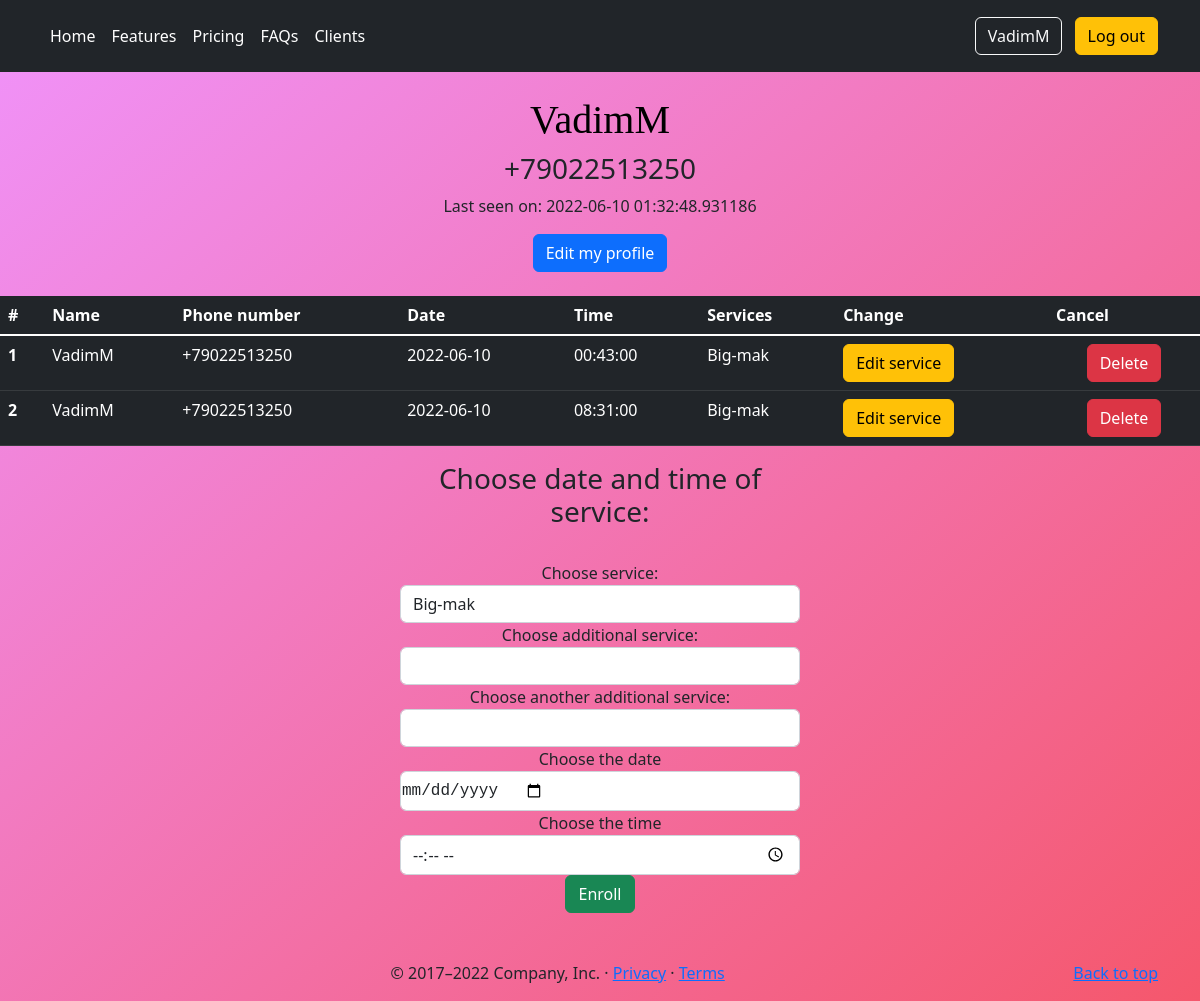
Page /user/VadimM (signed in) on the earlier database version.
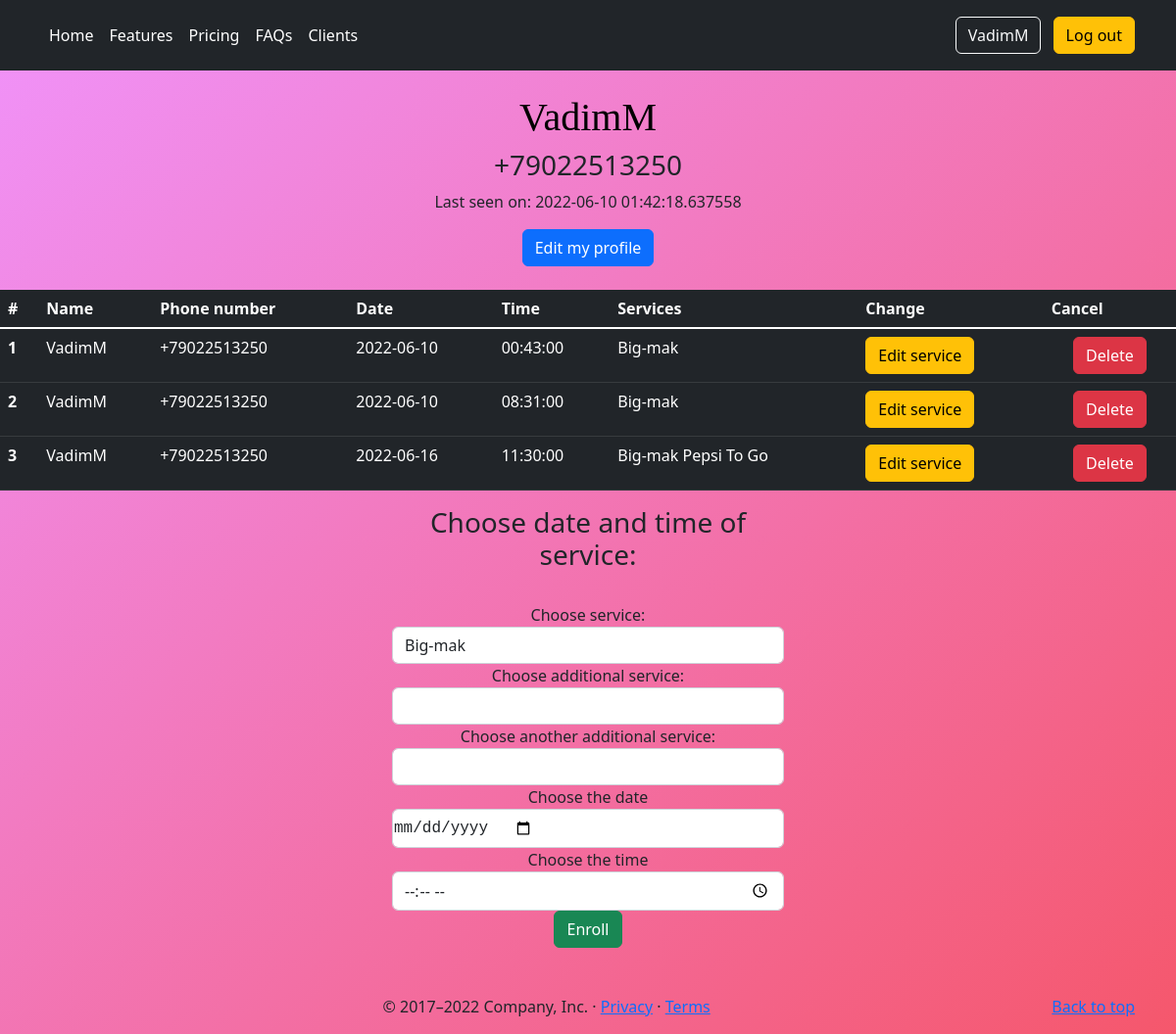
Same page on the later database version.
### app/models.py (models this page shows, shortened)
class User(UserMixin, db.Model):
    __tablename__ = 'user'
    id = db.Column(db.Integer, primary_key=True)
    username = db.Column(db.String(64), index=True, unique=True)
    phone_number = db.Column(db.String(120), index=True, unique=True)
    password_hash = db.Column(db.String(128))
    about_me = db.Column(db.String(140))  # TODO does this really need
    last_seen = db.Column(db.DateTime, default=datetime.now)
    services = db.relationship('Service', backref='client', lazy='dynamic')

class Service(db.Model):
    __tablename__ = 'service'
    id = db.Column(db.Integer, primary_key=True)
    service1 = db.Column(db.String(60), index=True, nullable=False)
    service2 = db.Column(db.String(60), index=True)
    service3 = db.Column(db.String(60), index=True)
    service_date = db.Column(db.Date, index=True, nullable=False)  # TODO service date\time
    service_time = db.Column(db.Time, index=True, nullable=False)
    user_id = db.Column(db.Integer, db.ForeignKey('user.id'))

### app/routes.py (the view)
@app.route('/user/<username>', methods=['GET', 'POST'])
@login_required
def user(username):
    form = Services()
    user = User.query.filter_by(username=username).first()
    services = Service.query.filter_by(user_id=user.id)
    return render_template('user.html', user=user, title=username, form=form, services=services)

### app/forms.py
class Services(FlaskForm):
    service1 = SelectField('Choose service:', choices=['Big-mak', 'Chicken Burger', 'Cheeseburger'])
    service2 = SelectField('Choose additional service:', choices=['', 'Coke-cola', 'Pepsi', 'Fanta'],
                           validate_choice=False)
    service3 = SelectField('Choose another additional service:', choices=['', 'At the place', 'To Go', 'Delivery'],
                           validate_choice=False)
    service_date = DateField('Choose the date', validators=[InputRequired()],
                             format='%Y-%m-%d', render_kw={"min": datetime.now().date()})
    service_time = TimeField('Choose the time', validators=[InputRequired()],
                             format='%H:%M', render_kw={"min": '10:00', 'max': '20:00', 'step': '1800'})
    submit = SubmitField('Enroll', render_kw={'class': 'btn btn-info'})

### app/models.py (called while the page is built)
@login.user_loader
def load_user(id):
    return User.query.get(int(id))

### app/routes.py (called while the page is built)
@app.before_request
def before_request():
    if current_user.is_authenticated:
        current_user.last_seen = datetime.today()
        db.session.commit()

### app/templates/user.html (shortened to what this page needs)
{% extends "base.html" %}
{% import "bootstrap/wtf.html" as wtf %}
{% block body %}
<head>
</head>
<body>
<main>
    <br>
    <tr>
        <td>
            {% if user == current_user %}
            <h1>{{ user.username }}</h1>
            {% endif %}
            {% if user.phone_number %}<h3>{{ user.phone_number }}</h3>{% endif %}
            {% if user.last_seen %}<p>Last seen on: {{ user.last_seen }}</p>{% endif %}
            <a type="button" class="btn btn-primary" href="{{ url_for('edit_profile') }}">Edit my profile</a>
        </td>
    </tr>
    <br><br>
    <table class="table table-dark">
        <thead>
        <tr>
            <th scope="col">#</th>
            <th scope="col">Name</th>
            <th scope="col">Phone number</th>
            <th scope="col">Date</th>
            <th scope="col">Time</th>
            <th scope="col">Services</th>
            <th scope="col">Change</th>
            <th scope="col">Cancel</th>
        </tr>
        </thead>
        <tbody class="table-group-divider">
        {% for service in services %}
        <tr>
            {% if user == current_user %}
            <th scope="row">{{ service.id }}</th>
            <td>{{ user.username }}</td>
            <td>{{ user.phone_number }}</td>
            <td>{{ service.service_date }}</td>
            <td>{{ service.service_time }}</td>
            <td>{{ service.service1 }} {{ service.service2 }} {{ service.service3 }}</td>
            <td><a type="button" class="btn btn-warning" href="{{ url_for('edit_service', service_id=service.id ) }}">Edit service</a>
            <td><form action="{{ url_for('delete_service', service_id=service.id) }}" method=post>
                <input type=submit class="btn btn-danger" value="Delete"></form></td>
            {% endif %}
        </tr>
        {% endfor %}
        </tbody>
    </table>
    <form action="{{ url_for('add_service') }}" method="post">
        <h3><label>Choose date and time of service:</label></h3><br>
        {{ wtf.quick_form(form, button_map={'submit': 'success'}) }}
    </form>
    <br><br>
</main>
</body>
{% endblock %}

### app/templates/base.html (shortened to what this page needs)
<html lang="en">
<head>
    {% block style %}
    <link href="{{ url_for('static', filename='css/carousel.css')}}" rel="stylesheet">
    {% endblock %}
</head>
<body>
{% block header %}
<header class="p-3 bg-dark text-white">
    <div class="container">
        <div class="d-flex flex-wrap align-items-center justify-content-center justify-content-lg-start">
            <ul class="nav col-12 col-lg-auto me-lg-auto mb-2 justify-content-center mb-md-0">
                <li><a href="/" class="nav-link px-2 text-white">Home</a></li>
                <li><a href="#" class="nav-link px-2 text-white">Features</a></li>
                <li><a href="/pricing" class="nav-link px-2 text-white">Pricing</a></li>
                <li><a href="#" class="nav-link px-2 text-white">FAQs</a></li>
                <li><a href="/clients" class="nav-link px-2 text-white">Clients</a></li>
            </ul>
            <div class="text-end">
                {% if current_user.is_anonymous %}
                <a class="btn btn-outline-light me-2" href="{{ url_for('login') }}" role="button">Log in</a>
                <a class="btn btn-warning" href="{{ url_for('register') }}" role="button">Register</a>
                {% else %}
                <a class="btn btn-outline-light me-2" href="{{ url_for('user', username=current_user.username) }}"
                   role="button">{{ current_user.username }}</a>
                <a class="btn btn-warning" href="{{ url_for('logout') }}" role="button">Log out</a>
                {% endif %}
            </div>
        </div>
    </div>
</header>
{% endblock %}
<main>
    {% block body %}{% endblock %}
    {% block footer %}
    <footer class="container">
        <p class="float-end"><a href="#">Back to top</a></p>
        <p>&copy; 2017–2022 Company, Inc. &middot; <a href="#">Privacy</a> &middot; <a href="#">Terms</a></p>
    </footer>
    {% endblock %}
</main>
</body>
</html>

### app/templates/user.html (style rules this page uses)
body { background: linear-gradient(to bottom right, rgba(240, 147, 251, 1), rgba(245, 87, 108, 1)) }
main { vertical-align:middle; margin: 0 auto; vertical-align:middle; max-width: auto; padding: auto; text-align: center; }
h1 { color : #000000; text-align : center; font-family: "SIMPSON"; }
form { margin: 0 auto; padding: auto; text-align: center; max-width: 400px; btn: btn-warning }
input[type="date"] { -webkit-align-items: center; display: -webkit-inline-flex; font-family: monospace; overflow: hidden; background: linear-gradient(to bottom right, rgba(240, 147, 251, 1), rgba(245, 87, 108, 1)) padding: 0; -webkit-padding-start: 1px; }

Differences in the rows shown:
changed User "VadimM": last_seen "2022-06-10 01:32:48.931186" → "2022-06-10 01:42:18.637558"
added Service: id "3", {{ user.username }} "VadimM", {{ user.phone_number }} "+79022513250", service_date "2022-06-16", service_time "11:30:00", service1 "Big-mak", service2 "Pepsi", service3 "To Go"
